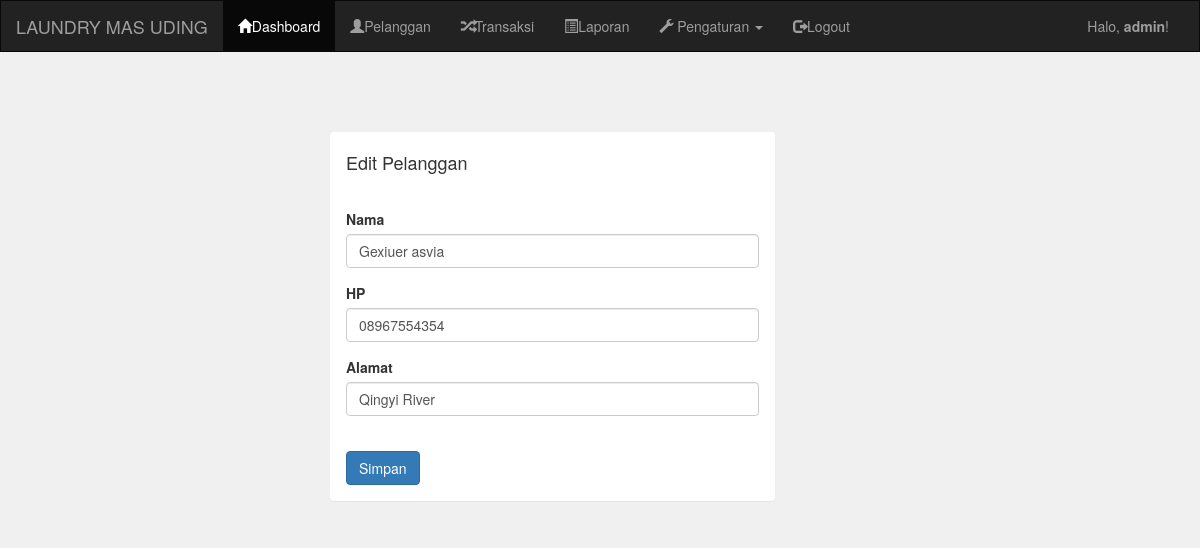
The app's page /admin/pelangganEdit.php?id=2 (signed in) with its own data.
### tables this page shows
CREATE TABLE `pelanggan` (
  `pelanggan_id` int(11) NOT NULL,
  `pelanggan_nama` varchar(255) NOT NULL,
  `pelanggan_hp` varchar(20) NOT NULL,
  `pelanggan_alamat` text NOT NULL
);

### admin/pelangganEdit.php (the view, shortened to what this page needs)
<?php include "header.php"; ?>
<div class="container">
    <br><br><br>
    <div class="col-md-5 col-md-offset-3">
        <div class="panel">
            <div class="panel-heading">
                <h4>Edit Pelanggan</h4>
            </div>
            <div class="panel-body">
                <?php
                include "../koneksi.php";
                $id = $_GET["id"];
                $data = mysqli_query($koneksi, "SELECT * FROM pelanggan WHERE pelanggan_id='$id'");
                while($d = mysqli_fetch_array($data)) :
                ?>
                <form action="pelangganUpdate.php" method="post">
                    <div class="form-group">
                        <label>Nama</label>
                        <input type="text" class="form-control" name="nama" placeholder="Masukkan nama .." value="<?php echo $d['pelanggan_nama']; ?>">
                    </div>
                    <div class="form-group">
                        <label>HP</label>
                        <input type="number" class="form-control" name="hp" placeholder="Masukkan no.hp .." value="<?php echo $d['pelanggan_hp']; ?>">
                    </div>
                    <div class="form-group">
                        <label>Alamat</label>
                        <input type="text" class="form-control" name="alamat" placeholder="Masukkan alamat .." value="<?php echo $d['pelanggan_alamat']; ?>">
                    </div>
                    <br>
                    <input type="submit" value="Simpan" class="btn btn-primary">
                </form>
                <?php endwhile; ?>
            </div>
        </div>
    </div>
</div>

### records on screen
pelanggan: nama "Gexiuer asvia", hp "08967554354", alamat "Qingyi River"

### other values on screen
$_SESSION["username"] "admin"
